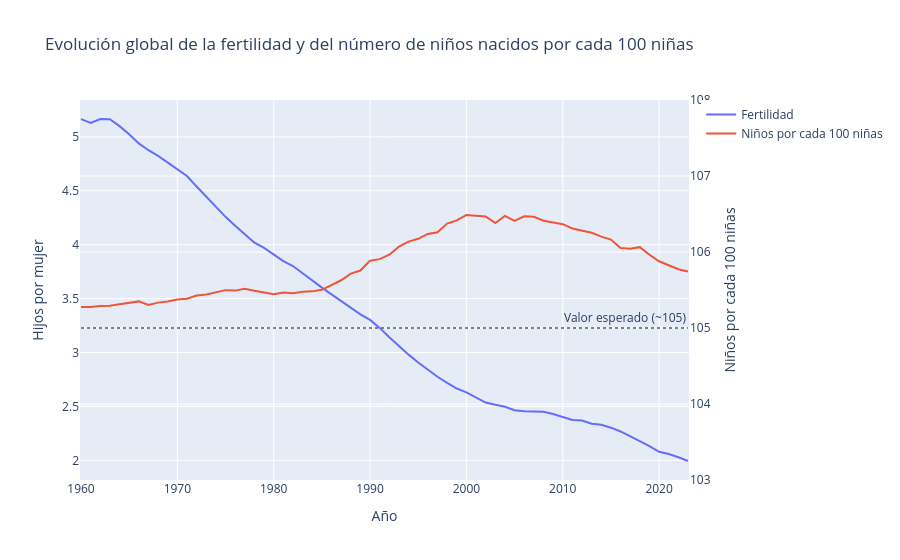

This figure's notebook cell:
### Code cell
# ¿Está la caída de la natalidad asociada a un desequilibrio en los nacimientos a nivel global?

global_both = (
    df_combined.groupby("year")[["fertility_rate", "sex_ratio_per_100_female"]]
    .mean()
    .reset_index()
)

fig = go.Figure()

# Fertilidad
fig.add_trace(go.Scatter(
    x=global_both["year"],
    y=global_both["fertility_rate"],
    mode="lines",
    name="Fertilidad"
))

# Sex ratio
fig.add_trace(go.Scatter(
    x=global_both["year"],
    y=global_both["sex_ratio_per_100_female"],
    mode="lines",
    name="Niños por cada 100 niñas",
    yaxis="y2"
))

# Layout 
fig.update_layout(
    title="Evolución global de la fertilidad y del número de niños nacidos por cada 100 niñas",
    xaxis_title="Año",
    
    yaxis=dict(
        title="Hijos por mujer",
        tickmode="linear",
        dtick=0.5
    ),
    
    yaxis2=dict(
        title="Niños por cada 100 niñas",
        overlaying="y",
        side="right",
        range=[103, 108],  
        tickmode="linear",
        dtick=1
    )
)

# Línea de referencia (105)
fig.add_shape(
    type="line",
    x0=global_both["year"].min(),
    x1=global_both["year"].max(),
    y0=105,
    y1=105,
    xref="x",
    yref="y2",
    line=dict(color="gray", dash="dot")
)

# Texto de la línea
fig.add_annotation(
    x=global_both["year"].max(),
    y=105,
    xref="x",
    yref="y2",
    text="Valor esperado (~105)",
    showarrow=False,
    xanchor="right",
    yanchor="bottom"
)

fig.write_html("grafico_7_global_conjunto.html")
fig.show()

### Figure 1 — Plotly figure (JSON) as saved in the notebook; plotly's stock layout.template omitted (floating-point values rounded to 4 significant figures)
{"data": [{"mode": "lines", "name": "Fertilidad", "type": "scatter", "x": [1960, 1961, 1962, 1963, 1964, 1965, 1966, 1967, 1968, 1969, 1970, 1971, 1972, 1973, 1974, 1975, 1976, 1977, 1978, 1979, 1980, 1981, 1982, 1983, 1984, 1985, 1986, 1987, 1988, 1989, 1990, 1991, 1992, 1993, 1994, 1995, 1996, 1997, 1998, 1999, 2000, 2001, 2002, 2003, 2004, 2005, 2006, 2007, 2008, 2009, 2010, 2011, 2012, 2013, 2014, 2015, 2016, 2017, 2018, 2019, 2020, 2021, 2022, 2023], "y": [5.164, 5.129, 5.166, 5.164, 5.1, 5.025, 4.94, 4.876, 4.824, 4.759, 4.696, 4.637, 4.539, 4.447, 4.356, 4.258, 4.176, 4.096, 4.018, 3.97, 3.912, 3.847, 3.802, 3.733, 3.669, 3.602, 3.539, 3.477, 3.413, 3.354, 3.302, 3.228, 3.142, 3.058, 2.98, 2.907, 2.837, 2.775, 2.718, 2.666, 2.63, 2.58, 2.536, 2.515, 2.497, 2.464, 2.454, 2.452, 2.451, 2.429, 2.404, 2.374, 2.369, 2.34, 2.33, 2.303, 2.268, 2.223, 2.175, 2.131, 2.079, 2.058, 2.028, 1.994]}, {"mode": "lines", "name": "Niños por cada 100 niñas", "type": "scatter", "x": [1960, 1961, 1962, 1963, 1964, 1965, 1966, 1967, 1968, 1969, 1970, 1971, 1972, 1973, 1974, 1975, 1976, 1977, 1978, 1979, 1980, 1981, 1982, 1983, 1984, 1985, 1986, 1987, 1988, 1989, 1990, 1991, 1992, 1993, 1994, 1995, 1996, 1997, 1998, 1999, 2000, 2001, 2002, 2003, 2004, 2005, 2006, 2007, 2008, 2009, 2010, 2011, 2012, 2013, 2014, 2015, 2016, 2017, 2018, 2019, 2020, 2021, 2022, 2023], "y": [105.3, 105.3, 105.3, 105.3, 105.3, 105.3, 105.3, 105.3, 105.3, 105.3, 105.4, 105.4, 105.4, 105.4, 105.5, 105.5, 105.5, 105.5, 105.5, 105.5, 105.4, 105.5, 105.5, 105.5, 105.5, 105.5, 105.6, 105.6, 105.7, 105.8, 105.9, 105.9, 106.0, 106.1, 106.1, 106.2, 106.2, 106.3, 106.4, 106.4, 106.5, 106.5, 106.5, 106.4, 106.5, 106.4, 106.5, 106.5, 106.4, 106.4, 106.4, 106.3, 106.3, 106.3, 106.2, 106.2, 106.1, 106.0, 106.1, 106.0, 105.9, 105.8, 105.8, 105.7], "yaxis": "y2"}], "layout": {"annotations": [{"showarrow": false, "text": "Valor esperado (~105)", "x": 2023, "xanchor": "right", "xref": "x", "y": 105, "yanchor": "bottom", "yref": "y2"}], "shapes": [{"line": {"color": "gray", "dash": "dot"}, "type": "line", "x0": 1960, "x1": 2023, "xref": "x", "y0": 105, "y1": 105, "yref": "y2"}], "title": {"text": "Evolución global de la fertilidad y del número de niños nacidos por cada 100 niñas"}, "xaxis": {"title": {"text": "Año"}}, "yaxis": {"dtick": 0.5, "tickmode": "linear", "title": {"text": "Hijos por mujer"}}, "yaxis2": {"dtick": 1, "overlaying": "y", "range": [103, 108], "side": "right", "tickmode": "linear", "title": {"text": "Niños por cada 100 niñas"}}}}
